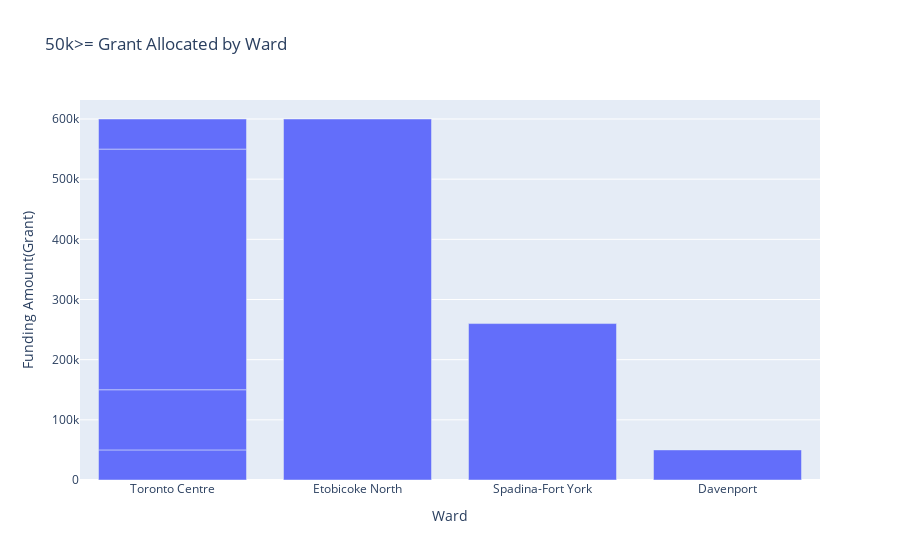

Notebook code cell kept with this figure:
### Code cell
graph = go.Figure()
graph.add_trace(go.Bar(x = Ward_Name, y = filtered_amount))

graph.update_layout(title = "50k>= Grant Allocated by Ward",
                    xaxis_title = "Ward ",
                    yaxis_title = "Funding Amount(Grant)")

### Figure 1 — Plotly figure (JSON) as saved in the notebook; plotly's stock layout.template omitted (floating-point values rounded to 4 significant figures)
{"data": [{"type": "bar", "x": ["Toronto Centre", "Etobicoke North", "Spadina-Fort York", "Toronto Centre", "Davenport", "Toronto Centre", "Toronto Centre", "Eglinton-Lawrence", "Etobicoke Centre", "Scarborough North", "Multiple", "Beaches- East York", "Eglinton-Lawrence", "Scarborough North", "Spadina-Fort York", "Spadina-Fort York", "Spadina-Fort York", "Toronto-Danforth", "Scarborough-Guildwood", "Scarborough Centre", "Toronto Centre", "Toronto Centre", "Davenport", "Multiple", "Etobicoke North/ Parkdale-High Park/ York South-Weston/ University-Rosedale", "Scarborough Centre", "Spadina-Fort York", "Willowdale", "Scarborough Centre", "Toronto Centre", "Toronto Centre", "Parkdale-High Park", "Toronto-Danforth", "Parkdale-High Park", "Toronto-St. Paul's", "Humber River - Black Creek", "Spadina-Fort York", "Scarborough Southwest", "Toronto Centre", "Willowdale", "Multiple", "Multiple", "Toronto Centre", "Spadina-Fort York, Toronto-St. Paul's, Toronto Centre, Etobicoke-Lakeshore, University-Rosedale", "Willowdale", "Toronto Centre/ Toronto-Danforth", "Davenport", "Humber River - Black Creek", "Eglinton-Lawrence"], "y": [50000, 600000, 260000, 100000, 50000, 400000, 50000]}], "layout": {"title": {"text": "50k>= Grant Allocated by Ward"}, "xaxis": {"title": {"text": "Ward "}}, "yaxis": {"title": {"text": "Funding Amount(Grant)"}}}}
